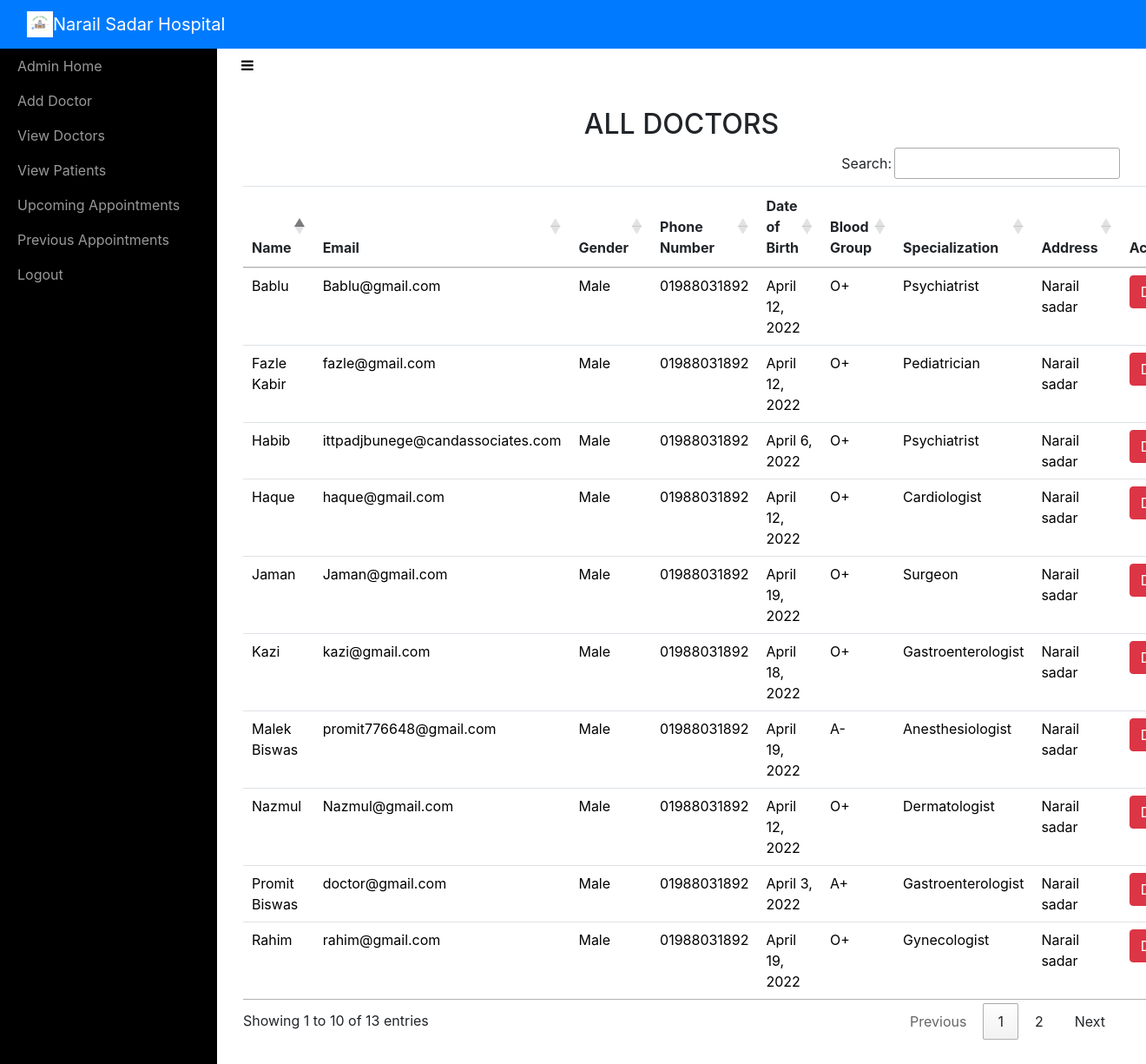
The app's page /adminviewDoctor/ (signed in), older data.
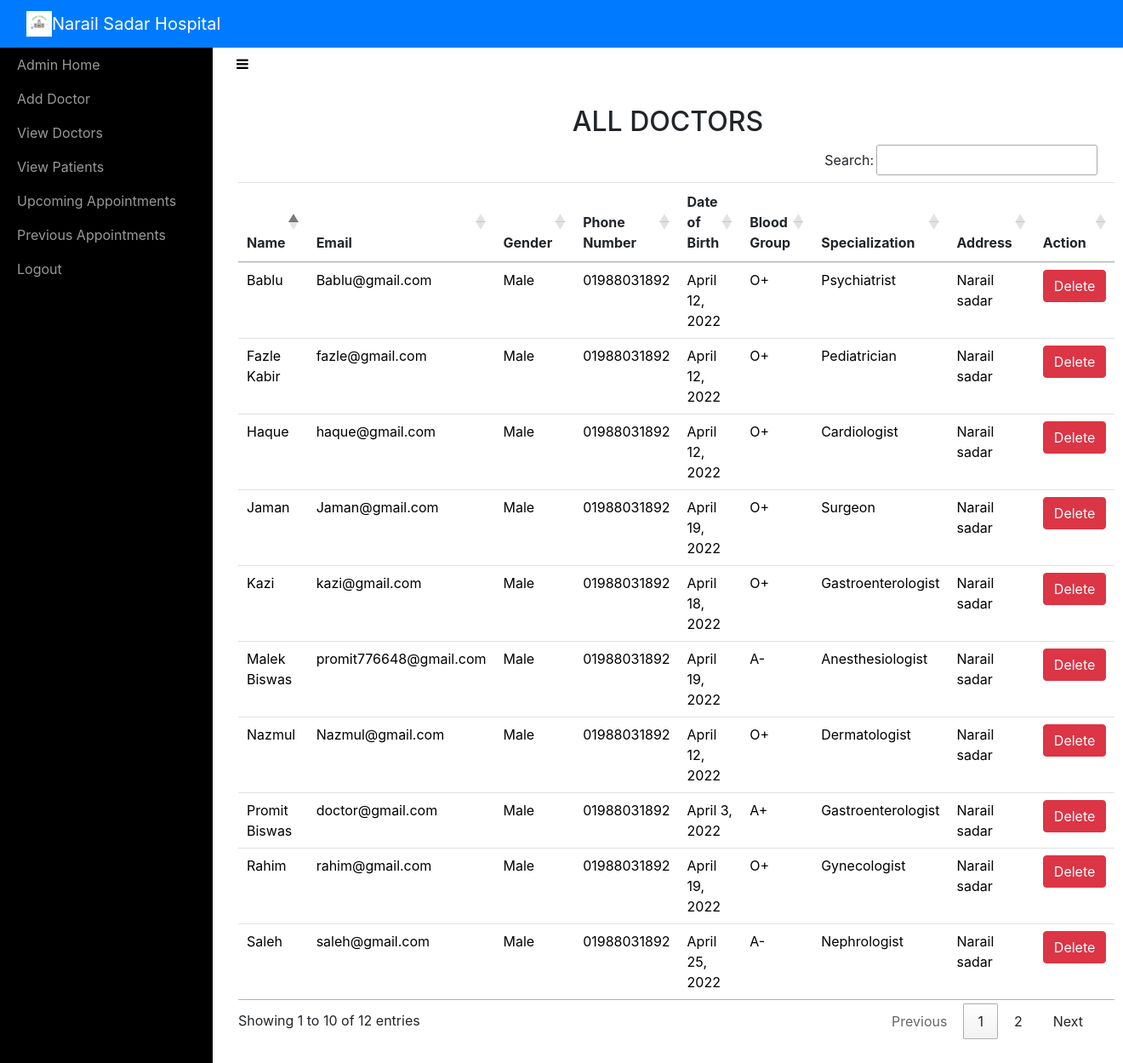
The same page, newer data.
### sitehandler/models.py (models this page shows, shortened)
class Doctors(models.Model):
	name = models.CharField(max_length=50)
	email = models.EmailField(unique=True)
	password = models.CharField(max_length=200)
	gender = models.CharField(max_length=10)
	phonenumber = models.CharField(max_length=11)
	address = models.CharField(max_length=100)
	birthdate = models.DateField()
	bloodgroup = models.CharField(max_length=5)
	specialization = models.CharField(max_length=50)
	is_verified=models.BooleanField(default=True)

### sitehandler/views.py (the view)
# urls.py: path('adminviewDoctor/',adminviewDoctor,name='adminviewDoctor'),
def adminviewDoctor(request):
	if not request.user.is_staff:
		return redirect('login_admin')
	doc = Doctors.objects.all()
	d = { 'doc' : doc }
	return render(request,'adminviewDoctors.html',d)

### templates/adminviewDoctors.html (shortened to what this page needs)
<!DOCTYPE html>
<html>
<head>
    {% include 'include.html' %}
    {% load static %}
    <link rel="stylesheet" type="text/css" href="https://cdn.datatables.net/1.10.21/css/jquery.dataTables.min.css">
    <link rel="stylesheet" type="text/css" href="https://cdn.datatables.net/buttons/1.6.2/css/buttons.dataTables.min.css">
</head>
<body>
    {% include 'adminnav.html' %}
    <div id="wrapper">
        {% include 'admin_include.html'%}
        <div class="page-content-wrapper">
            <div class="container-fluid"><a class="btn btn-link" role="button" id="menu-toggle" href="#menu-toggle"><i class="fa fa-bars" style="color: black;"></i></a>
                <h2 class="text-center">ALL DOCTORS</h2>
                <section id="team" class="pb-5">
                    <div class="container">
                       <table class="table" id="example">
                            <thead>
                                <tr>
                                    <th>Name</th>
                                    <th>Email</th>
                                    <th>Gender</th>
                                    <th>Phone Number</th>
                                    <th>Date of Birth</th>
                                    <th>Blood Group</th>
                                    <th>Specialization</th>
                                    <th>Address</th>
                                    <th>Action</th>
                                </tr>
                            </thead>
                            <tbody>
                                {% for i in doc %}
                                <tr style="color: black;">
                                    <td>{{ i.name }}</td>
                                    <td>{{ i.email }}</td>
                                    <td>{{ i.gender }}</td>
                                    <td>{{ i.phonenumber }}</td>
                                    <td>{{ i.birthdate }}</td>
                                    <td>{{ i.bloodgroup }}</td>
                                    <td>{{ i.specialization }}</td>
                                    <td>{{ i.address }}</td>
                                    <td><a href="{% url 'admin_delete_doctor' i.id i.email %}" onclick="return confirm('Are you sure you want to delete?')" class="btn btn-danger">Delete</a></td>
                                </tr>
                                {% endfor %}
                            </tbody>
                        </table>
                    </div>
                </section>
            </div>
        </div>
    </div>
</body>
</html>

Row changes from the older to the newer data that the page shows:
removed Doctors: name "Habib", email "ittpadjbunege@candassociates.com", gender "Male", phonenumber "01988031892", birthdate "April 6, 2022", bloodgroup "O+", specialization "Psychiatrist", address "Narail sadar"
now on this page (row unchanged): Doctors: name "Saleh", email "saleh@gmail.com", gender "Male", phonenumber "01988031892", birthdate "April 25, 2022", bloodgroup "A-", specialization "Nephrologist", address "Narail sadar"
Text that changed along with them:
text written by a page script: "Search: Showing 1 to 10 of 13 entries Previous 1 2 Next" → "Search: Showing 1 to 10 of 12 entries Previous 1 2 Next"
